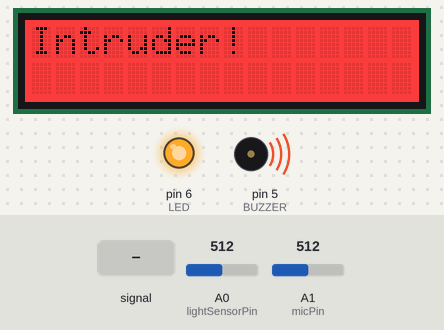
Bench run of a sketch on a simulated Arduino Uno, built with avr-gcc and run on an emulated ATmega328P. Shown: 16×2 character LCD, output pins drawn as LEDs (lit = HIGH), buzzer (waves = sounding, pin HIGH). Dashed ring = blinking. Inputs (shaded band) come from the test bench; at power-on: A1 (micPin) = 512, A0 (lightSensorPin) = 512. What the sketch prints to the serial monitor is not drawn.

Above: at 1.2 s.
1.3 s: A1 (micPin) fed a 200 Hz sine of ±460 counts around its level
At 2.04 s:
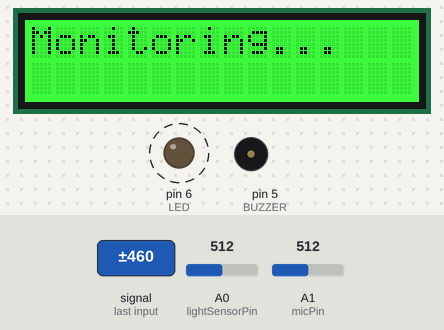
4.3 s: A1 (micPin) set to 716
5.8 s: A0 (lightSensorPin) set to 68
7.3 s: A0 (lightSensorPin) set to 56
At 8.5 s:
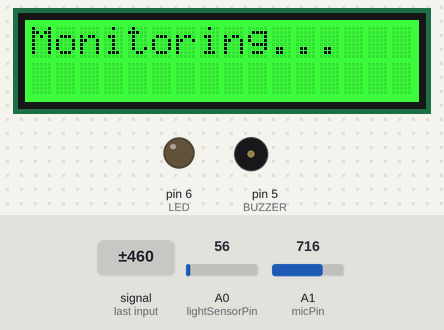
Timing chart, 0 to 9.8 s (numbered marks = the images above; inputs shaded):
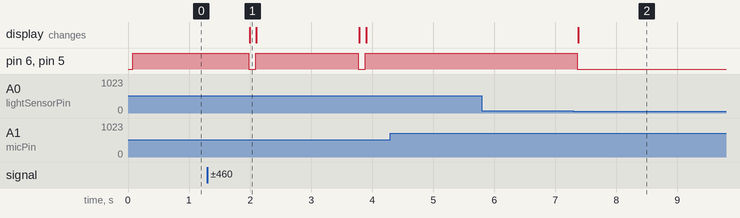

The sketch:

update.project.ino
```cpp
#include <Wire.h>
#include "rgb_lcd.h"

// Pin assignments
const int lightSensorPin = A0;  // Light sensor connected to A0
const int micPin = A1;          // Microphone connected to A1
#define LED 6                   // LED connected to pin D6
#define BUZZER 5                // Buzzer connected to pin D5

// Threshold values
const int lightThreshold = 60;  // Light threshold value
const int soundThreshold = 70;  // Sound threshold value

// Grove LCD setup
rgb_lcd lcd;
const int colorR = 255;         // Red component for the backlight
const int colorG = 0;           // Green component for the backlight
const int colorB = 0;           // Blue component for the backlight

void setup() {
    // Initialize LED and buzzer pins
    pinMode(LED, OUTPUT);
    pinMode(BUZZER, OUTPUT);

    // Initialize Serial Monitor for debugging
    Serial.begin(9600);

    // Initialize Grove LCD
    lcd.begin(16, 2);           // Initialize LCD with 16 columns and 2 rows
    lcd.setRGB(0, 255, 0);      // Set LCD backlight to green for normal state
    lcd.print("Monitoring..."); // Default message
}

void loop() {
    // Read light and sound sensor values
    int lightValue = analogRead(lightSensorPin);
    int soundValue = analogRead(micPin);

    // Debugging: Print sensor values to Serial Monitor
    Serial.print("Light Value: ");
    Serial.print(lightValue);
    Serial.print(" Sound Value: ");
    Serial.println(soundValue);

    // Check if both light and sound exceed their thresholds
    if (lightValue > lightThreshold && soundValue > soundThreshold) {
        digitalWrite(LED, HIGH);    // Turn on LED
        digitalWrite(BUZZER, HIGH); // Turn on Buzzer

        // Update LCD to show "Intruder!" in red
        lcd.setRGB(colorR, colorG, colorB);
        lcd.clear();               // Clear previous text
        lcd.print("Intruder!");    // Display warning message
    } else {
        digitalWrite(LED, LOW);     // Turn off LED
        digitalWrite(BUZZER, LOW);  // Turn off Buzzer

        // Reset LCD to normal state
        lcd.setRGB(0, 255, 0);      // Green backlight for normal state
        lcd.clear();
        lcd.print("Monitoring..."); // Display default message
    }

    delay(100); // Small delay for stability
}
```

Measured:
- the behaviour switches between 61 and 60 on A0 (lightSensorPin) (found by bisection; images 1 and 2)
- after the input at 1.3 s, pin 6 (LED), pin 5 (BUZZER): alternates HIGH for 1.7 s and LOW for 0.12 s, starting after 0.68 s; the display: changes after 0.69 s (image 1)
- after the input at 4.3 s, every drawn part: stays the same
- after the input at 5.8 s, every drawn part: stays the same
- after the input at 7.3 s, pin 6 (LED), pin 5 (BUZZER): HIGH → LOW after 0.06 s; the display: changes after 0.08 s (image 2)
